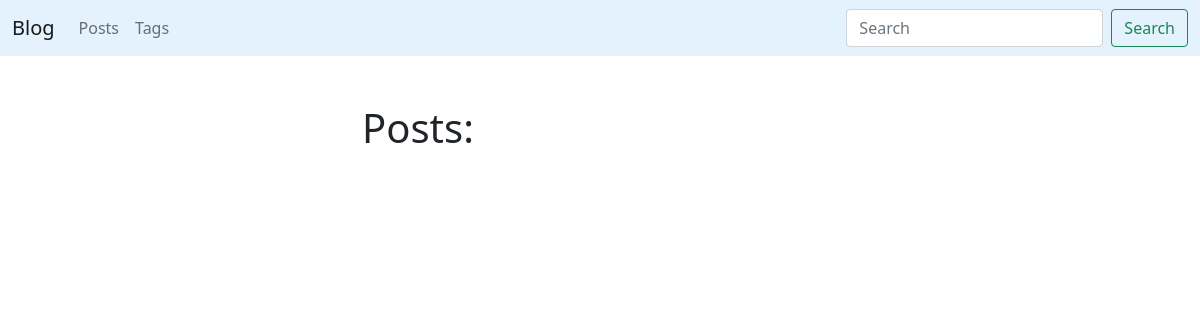
The page /blog/ on the database as committed earlier.
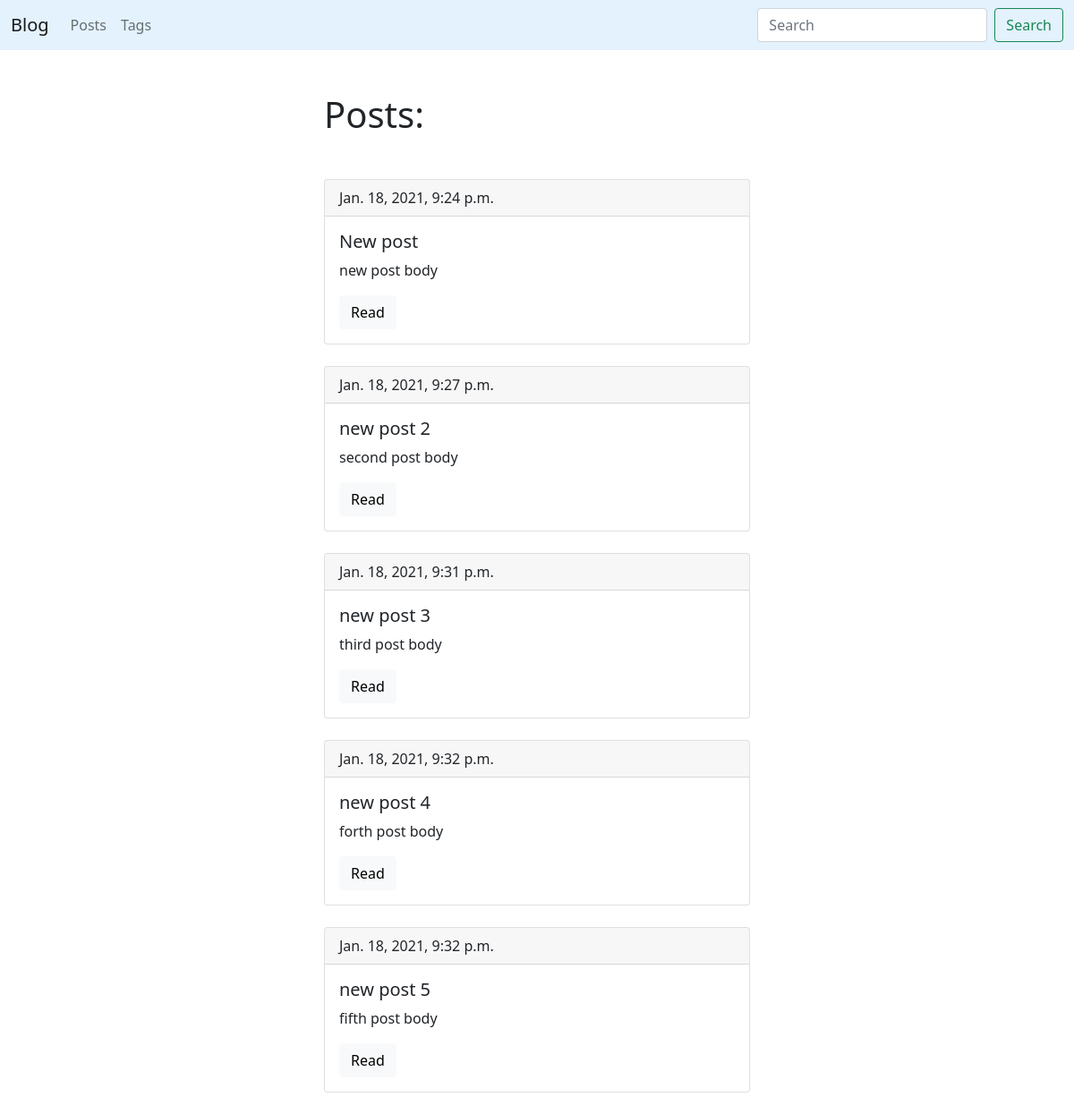
The same page on the database as committed later.
### blog/models.py (models this page shows, shortened)
class Post(models.Model):
	title = models.CharField(max_length=150, db_index=True)
	slug = models.SlugField(max_length=150, blank=True, unique=True)
	body = models.TextField(blank=True, db_index=True)
	tags = models.ManyToManyField('Tag', blank=True, related_name='posts')
	date_pub = models.DateTimeField(auto_now_add=True)
	def get_absolute_url(self):
		return reverse('post_detail_url', kwargs={'slug': self.slug})

### blog/views.py (the view)
# urls.py: path('', posts_list, name='posts_list_url'),
def posts_list(request):
	posts = Post.objects.all()
	return render(request, 'blog/index.html', context={'posts': posts})

### blog/templates/blog/index.html (shortened to what this page needs)
{% extends 'blog/base_blog.html' %}
{% block content %}
	<h1 class="mb-5">Posts:</h1>
	{% for post in posts %}
	<div class="card mb-4">
		<div class="card-header">
			{{ post.date_pub }}
		</div>
		<div class="card-body">
			<h5 class="card-title">{{ post.title }}</h5>
			<p class="card-text">{{ post.body|truncatewords:15 }}</p>
			<a href="{{ post.get_absolute_url }}" class="btn btn-light">Read</a>
		</div>
	</div>
	{% endfor %}
{% endblock %}

### blog/templates/blog/base_blog.html
{% extends 'base.html' %}

### templates/base.html (shortened to what this page needs)
<!DOCTYPE html>
<html lang="en">
<head>
	<link href="https://cdn.jsdelivr.net/npm/bootstrap@5.0.0-beta1/dist/css/bootstrap.min.css" rel="stylesheet">
</head>
<body>
	<nav class="navbar navbar-expand-lg navbar-light" style="background-color: #e3f2fd;">
		<div class="container-fluid">
			<a class="navbar-brand" href="#">Blog</a>
			<div class="collapse navbar-collapse" id="navbarTogglerDemo02">
				<ul class="navbar-nav me-auto mb-2 mb-lg-0">
					<li class="nav-item">
						<a class="nav-link" aria-current="page" href="{% url 'posts_list_url' %}">Posts</a>
					</li>
					<li class="nav-item">
						<a class="nav-link" href="{% url 'tags_list_url' %}">Tags</a>
					</li>
				</ul>
				<form class="d-flex">
					<input class="form-control me-2" type="search" placeholder="Search" aria-label="Search">
					<button class="btn btn-outline-success" type="submit">Search</button>
				</form>
			</div>
		</div>
	</nav>
	<div class="container mt-5 col-5">
		<div class="row">
			<div class="col offser-md-2">
				{% block content %}{% endblock %}
			</div>
		</div>
	</div>
</body>
</html>

Rows that differ between the two databases and show on the page:
added Post: date_pub "Jan. 18, 2021, 9:24 p.m.", title "New post", body "new post body"
added Post: date_pub "Jan. 18, 2021, 9:27 p.m.", title "new post 2", body "second post body"
added Post: date_pub "Jan. 18, 2021, 9:31 p.m.", title "new post 3", body "third post body"
added Post: date_pub "Jan. 18, 2021, 9:32 p.m.", title "new post 4", body "forth post body"
added Post: date_pub "Jan. 18, 2021, 9:32 p.m.", title "new post 5", body "fifth post body"
